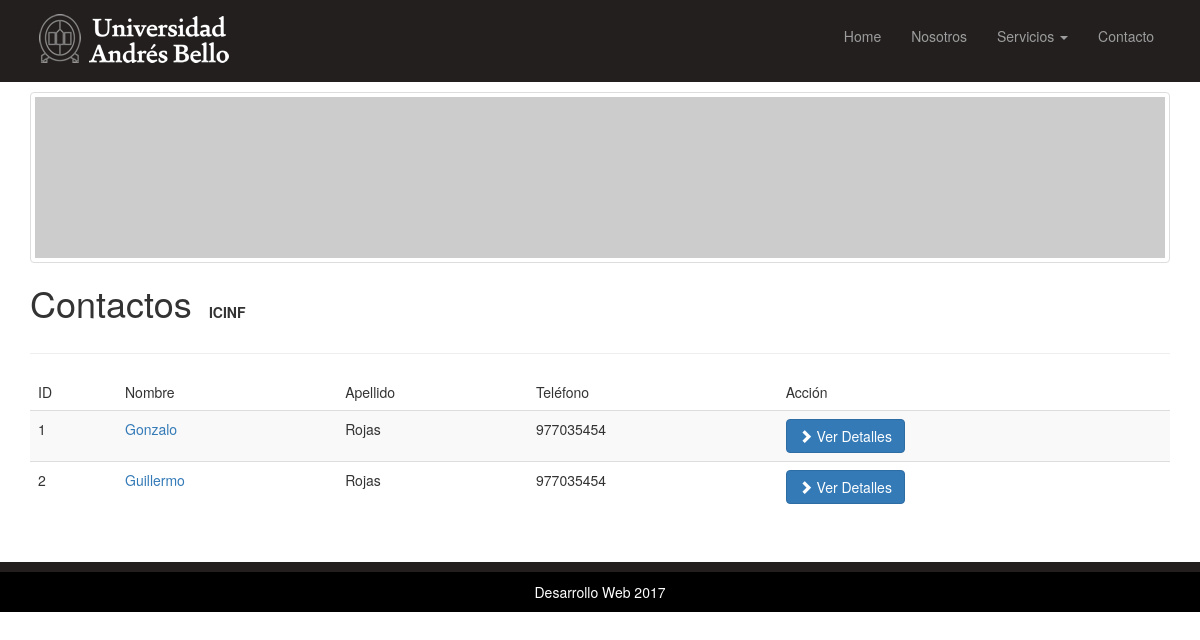
/contacto/lista/, run on an earlier commit of the app's database.
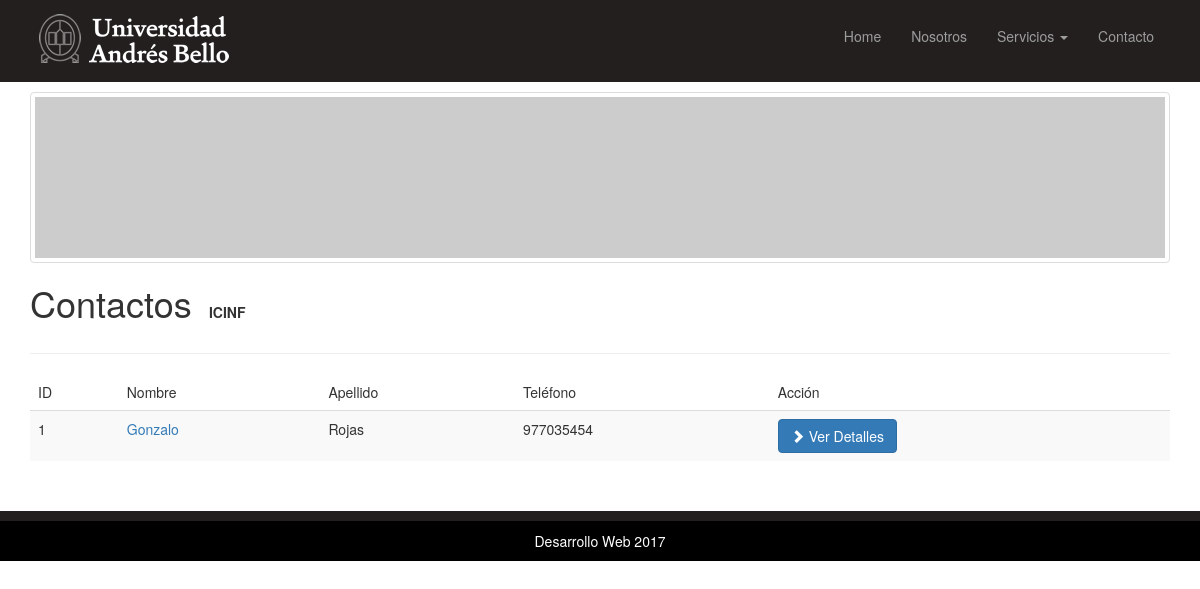
And on a later commit of the database.
### contacto/models.py (models this page shows, shortened)
class Contacto(models.Model):
	nombre = models.CharField(max_length=70)
	apellido = models.CharField(max_length=70)
	email = models.EmailField(max_length=100)
	telefono = models.CharField(max_length=9)
	direccion = models.TextField(null=True, blank=True,)
	imagen = models.ImageField(null=True, blank=True, upload_to = "static/img")

### contacto/views.py (the view)
def lista(request):
	contacto = Contacto.objects.all().order_by('id')
	contexto = {'contactos':contacto}
	template_name = 'contacto/lista.html'
	return render (request, template_name, contexto)

### templates/contacto/lista.html (shortened to what this page needs)
{% extends 'base.html' %}
{% block content %}
	<div class="container">
      <div class="row">
		<div class="col-md-12">
			<img src="http://placehold.it/1400x200" alt="" class="img-responsive img-thumbnail">
		</div>
		<br>
		<div class="col-md-12">
            <h1 style="width:175px;display:inline-table;">Contactos</h1><strong> ICINF </strong>
            <hr>
            <table class="table table-striped">
              <thead>
                	<tr>
                    <td>ID</td>
              	    <td>Nombre</td>
                    <td>Apellido</td>
                    <td>Teléfono</td>
                    <td>Acción</td>
                	</tr>
              </thead>
              <tbody>
                {% for contacto in contactos %}
                <tr>
              		<td>{{ contacto.pk}}</td>
                  <td>
              			<a href="{% url 'contacto:contacto_informacion' %}">{{ contacto.nombre }}</a>
                  </td>
                  <td>{{ contacto.apellido }}</td>
                  <td>{{ contacto.telefono }}</td>
                  <td>
                  	<a href="{% url 'contacto:contacto_informacion' %}" class="btn btn-primary">
                			<span class="glyphicon glyphicon-chevron-right"></span> Ver Detalles
                		</a>
                  </td>
                </tr>
                {% endfor %}
              </tbody>
            </table>
          </div>
      </div>
    </div>
{% endblock content %}

What changed in the data, as far as the page shows it:
removed Contacto: pk "2", nombre "Guillermo", apellido "Rojas", telefono "977035454"
